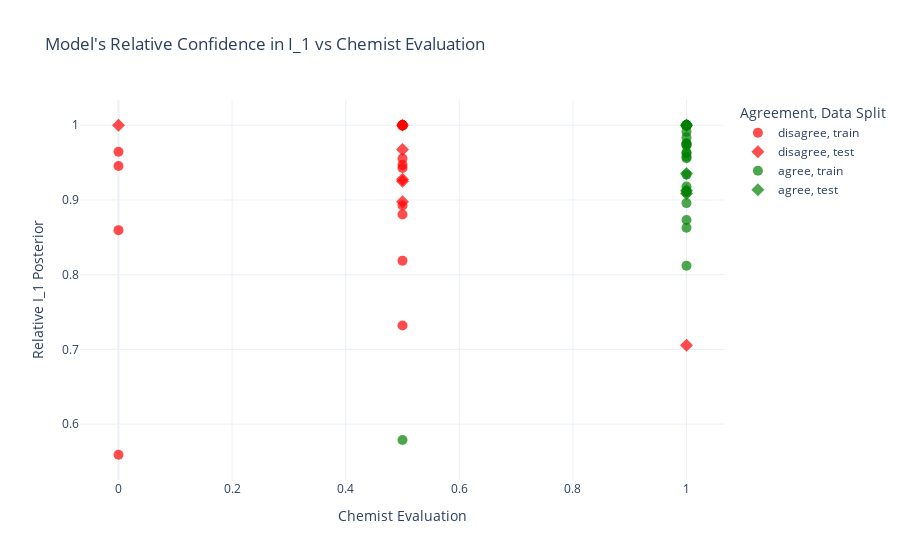

This figure's notebook cell:
### Code cell
import pandas as pd
import ast
import plotly.express as px

# Load enriched train and test sets
train_df = pd.read_csv("train_with_chemist_info.csv")
test_df = pd.read_csv("test_with_chemist_info.csv")

# Add split info
train_df["split"] = "train"
test_df["split"] = "test"

# Combine
combined_df = pd.concat([train_df, test_df], ignore_index=True)
combined_df = combined_df[combined_df['interpretation'].notna() & combined_df['evaluation_score'].notna()]

# Store processed rows
data = []

for _, row in combined_df.iterrows():
    try:
        interpretations = ast.literal_eval(row["interpretation"])
        if "I_1" not in interpretations:
            continue

        posteriors = {k: v.get("posterior_probability", 0) for k, v in interpretations.items()}
        posterior_i1 = posteriors.get("I_1", 0)
        max_posterior = max(posteriors.values())
        chemist_eval = row["evaluation_score"]
        pattern = row.get("pattern_path", "unknown")
        split = row["split"]

        if max_posterior == 0:
            continue

        rel_score_i1 = posterior_i1 / max_posterior

        # Updated agreement logic: absolute difference ≤ 0.2
        if abs(chemist_eval - rel_score_i1) <= 0.2:
            agreement = "agree"
        else:
            agreement = "disagree"

        data.append({
            "Chemist Evaluation": chemist_eval,
            "Relative I_1 Posterior": rel_score_i1,
            "posterior_I_1": posterior_i1,
            "max_posterior": max_posterior,
            "pattern_path": pattern,
            "split": split,
            "agreement": agreement
        })

    except Exception:
        continue

# Convert to DataFrame
plot_df = pd.DataFrame(data)

# ✅ Print agreement rate
num_agree = (plot_df["agreement"] == "agree").sum()
total = len(plot_df)
print(f"\n✅ Total Agreement: {num_agree} / {total} → {num_agree / total:.2%}")

# Custom color mapping for agreement status
color_map = {"agree": "green", "disagree": "red"}

# Interactive scatter plot
fig = px.scatter(
    plot_df,
    x="Chemist Evaluation",
    y="Relative I_1 Posterior",
    color="agreement",
    symbol="split",
    color_discrete_map=color_map,
    hover_data={
        "pattern_path": True,
        "agreement": True,
        "posterior_I_1": True,
        "max_posterior": True,
        "Relative I_1 Posterior": True,
        "Chemist Evaluation": True,
        "split": True
    },
    title="Model's Relative Confidence in I_1 vs Chemist Evaluation",
    labels={"split": "Data Split", "agreement": "Agreement"}
)

fig.update_traces(marker=dict(size=10, opacity=0.7))
fig.update_layout(template="plotly_white")

# Save and show
fig.write_html("relative_vs_chemist_eval_colored.html")
fig.show()

### Figure 1 — Plotly figure (JSON) as saved in the notebook; plotly's stock layout.template omitted (floating-point values rounded to 4 significant figures; data arrays with more than 128 entries replaced by an {"elided": "..."} marker saying what was removed)
{"data": [{"customdata": [["../../XRD_Likelihood_ML/TRI_XRD_files/TRI-88.xrdml", "disagree", 0.2048, 0.2048, "train"], ["../../XRD_Likelihood_ML/TRI_XRD_files/TRI-183.xrdml", "disagree", 0.1393, 0.1478, "train"], ["../../XRD_Likelihood_ML/TRI_XRD_files/TRI-184.xrdml", "disagree", 0.1106, 0.1158, "train"], ["../../XRD_Likelihood_ML/TRI_XRD_files/TRI-82.xrdml", "disagree", 0.1768, 0.2008, "train"], ["../../XRD_Likelihood_ML/TRI_XRD_files/TRI-105.xrdml", "disagree", 0.1271, 0.1424, "train"], ["../../XRD_Likelihood_ML/TRI_XRD_files/TRI-197.xrdml", "disagree", 0.3706, 0.3706, "train"], ["../../XRD_Likelihood_ML/TRI_XRD_files/TRI-172.xrdml", "disagree", 0.1394, 0.1474, "train"], ["../../XRD_Likelihood_ML/TRI_XRD_files/TRI-126.xy", "disagree", 0.3841, 0.3841, "train"], ["../../XRD_Likelihood_ML/TRI_XRD_files/TRI-111.xy", "disagree", 0.2042, 0.2042, "train"], ["../../XRD_Likelihood_ML/xrd_to_test/TRI-181.xrdml", "disagree", 0.02155, 0.03855, "train"], ["../../XRD_Likelihood_ML/TRI_XRD_files/TRI-43.xy", "disagree", 0.3837, 0.3837, "train"], ["../../XRD_Likelihood_ML/TRI_XRD_files/TRI-84.xrdml", "disagree", 0.2575, 0.272, "train"], ["../../XRD_Likelihood_ML/TRI_XRD_files/TRI-28.xrdml", "disagree", 0.06637, 0.0772, "train"], ["../../XRD_Likelihood_ML/TRI_XRD_files/TRI-130.xy", "disagree", 0.1351, 0.1351, "train"], ["../../XRD_Likelihood_ML/TRI_XRD_files/TRI-106.xrdml", "disagree", 0.2278, 0.2781, "train"], ["../../XRD_Likelihood_ML/TRI_XRD_files/TRI-15.xrdml", "disagree", 0.07891, 0.1078, "train"], ["../../XRD_Likelihood_ML/TRI_XRD_files/TRI-114.xy", "disagree", 0.2643, 0.2643, "train"], ["../../XRD_Likelihood_ML/TRI_XRD_files/TRI-37.xy", "disagree", 0.5232, 0.5232, "train"], ["../../XRD_Likelihood_ML/TRI_XRD_files/TRI-27.xrdml", "disagree", 0.1332, 0.1381, "train"]], "hovertemplate": "Agreement=%{customdata[1]}<br>Data Split=%{customdata[4]}<br>Chemist Evaluation=%{x}<br>Relative I_1 Posterior=%{y}<br>pattern_path=%{customdata[0]}<br>posterior_I_1=%{customdata[2]}<br>max_posterior=%{customdata[3]}<extra></extra>", "legendgroup": "disagree, train", "marker": {"color": "red", "opacity": 0.7, "size": 10, "symbol": "circle"}, "mode": "markers", "name": "disagree, train", "orientation": "v", "showlegend": true, "type": "scatter", "x": [0.5, 0.5, 0.5, 0.5, 0.5, 0.5, 0, 0.5, 0.5, 0, 0.5, 0.5, 0, 0.5, 0.5, 0.5, 0.5, 0.5, 0], "xaxis": "x", "y": [1, 0.9428, 0.9556, 0.8805, 0.8926, 1, 0.9454, 1, 1, 0.5591, 1, 0.947, 0.8597, 1, 0.8188, 0.7319, 1, 1, 0.9645], "yaxis": "y"}, {"customdata": [["../../XRD_Likelihood_ML/TRI_XRD_files/TRI-113.xy", "disagree", 0.1286, 0.139, "test"], ["../../XRD_Likelihood_ML/TRI_XRD_files/TRI-85.xrdml", "disagree", 0.3636, 0.3636, "test"], ["../../XRD_Likelihood_ML/TRI_XRD_files/TRI-41.xy", "disagree", 0.5589, 0.5589, "test"], ["../../XRD_Likelihood_ML/TRI_XRD_files/TRI-90.xrdml", "disagree", 0.2517, 0.2805, "test"], ["../../XRD_Likelihood_ML/TRI_XRD_files/TRI-64.xy", "disagree", 0.4137, 0.5863, "test"], ["../../XRD_Likelihood_ML/TRI_XRD_files/TRI-81.xrdml", "disagree", 0.3375, 0.3488, "test"], ["../../XRD_Likelihood_ML/TRI_XRD_files/TRI-63.xy", "disagree", 0.3455, 0.3725, "test"]], "hovertemplate": "Agreement=%{customdata[1]}<br>Data Split=%{customdata[4]}<br>Chemist Evaluation=%{x}<br>Relative I_1 Posterior=%{y}<br>pattern_path=%{customdata[0]}<br>posterior_I_1=%{customdata[2]}<br>max_posterior=%{customdata[3]}<extra></extra>", "legendgroup": "disagree, test", "marker": {"color": "red", "opacity": 0.7, "size": 10, "symbol": "diamond"}, "mode": "markers", "name": "disagree, test", "orientation": "v", "showlegend": true, "type": "scatter", "x": [0.5, 0, 0.5, 0.5, 1, 0.5, 0.5], "xaxis": "x", "y": [0.9252, 1, 1, 0.8975, 0.7055, 0.9677, 0.9276], "yaxis": "y"}, {"customdata": {"elided": "31x5 mixed values"}, "hovertemplate": "Agreement=%{customdata[1]}<br>Data Split=%{customdata[4]}<br>Chemist Evaluation=%{x}<br>Relative I_1 Posterior=%{y}<br>pattern_path=%{customdata[0]}<br>posterior_I_1=%{customdata[2]}<br>max_posterior=%{customdata[3]}<extra></extra>", "legendgroup": "agree, train", "marker": {"color": "green", "opacity": 0.7, "size": 10, "symbol": "circle"}, "mode": "markers", "name": "agree, train", "orientation": "v", "showlegend": true, "type": "scatter", "x": [1, 1, 1, 1, 0.5, 1, 1, 1, 1, 1, 1, 1, 1, 1, 1, 1, 1, 1, 1, 1, 1, 1, 1, 1, 1, 1, 1, 1, 1, 1, 1], "xaxis": "x", "y": [0.8119, 0.9559, 0.934, 0.9759, 0.5788, 0.8628, 1, 1, 0.9739, 0.9728, 1, 1, 1, 1, 0.9634, 1, 0.9755, 0.9627, 0.9838, 1, 1, 0.9128, 0.9179, 1, 0.8732, 0.9913, 0.9096, 0.9579, 0.8958, 0.9997, 1], "yaxis": "y"}, {"customdata": [["../../XRD_Likelihood_ML/TRI_XRD_files/TRI-190.xrdml", "agree", 0.1665, 0.1665, "test"], ["../../XRD_Likelihood_ML/TRI_XRD_files/TRI-44.xy", "agree", 0.4075, 0.4075, "test"], ["../../XRD_Likelihood_ML/TRI_XRD_files/TRI-185.xrdml", "agree", 0.2145, 0.2351, "test"], ["../../XRD_Likelihood_ML/TRI_XRD_files/TRI-86.xrdml", "agree", 0.3042, 0.3348, "test"], ["../../XRD_Likelihood_ML/TRI_XRD_files/TRI-31.xrdml", "agree", 0.1471, 0.1572, "test"]], "hovertemplate": "Agreement=%{customdata[1]}<br>Data Split=%{customdata[4]}<br>Chemist Evaluation=%{x}<br>Relative I_1 Posterior=%{y}<br>pattern_path=%{customdata[0]}<br>posterior_I_1=%{customdata[2]}<br>max_posterior=%{customdata[3]}<extra></extra>", "legendgroup": "agree, test", "marker": {"color": "green", "opacity": 0.7, "size": 10, "symbol": "diamond"}, "mode": "markers", "name": "agree, test", "orientation": "v", "showlegend": true, "type": "scatter", "x": [1, 1, 1, 1, 1], "xaxis": "x", "y": [1, 1, 0.9123, 0.9088, 0.9354], "yaxis": "y"}], "layout": {"legend": {"title": {"text": "Agreement, Data Split"}, "tracegroupgap": 0}, "title": {"text": "Model's Relative Confidence in I_1 vs Chemist Evaluation"}, "xaxis": {"anchor": "y", "domain": [0, 1], "title": {"text": "Chemist Evaluation"}}, "yaxis": {"anchor": "x", "domain": [0, 1], "title": {"text": "Relative I_1 Posterior"}}}}
